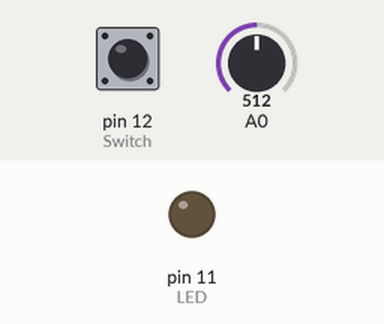
Bench run of a sketch on a simulated Arduino Uno, built with avr-gcc and run on an emulated ATmega328P. On the bench: output pins drawn as LEDs (lit = HIGH). Dashed ring = blinking. Inputs (shaded band) come from the test bench; at power-on: pin 12 (Switch) HIGH, A0 = 512.

Above: at 1.2 s.
1.3 s: pin 12 (Switch) pulled LOW for 0.15 s
At 1.6 s:
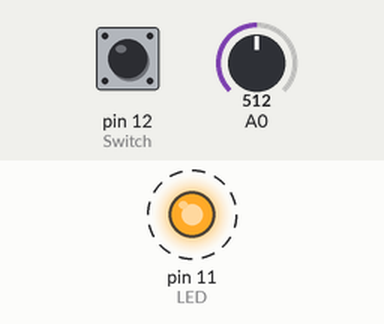
4.4 s: A0 set to 0
6.9 s: A0 set to 122
At 7.2 s:
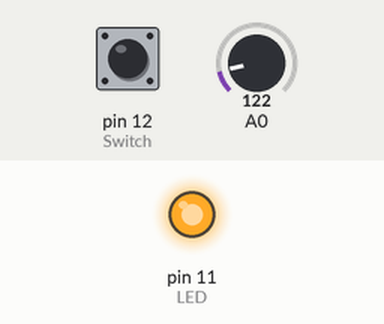
Timing chart, 0 to 15.9 s (numbered marks = the images above; inputs shaded):
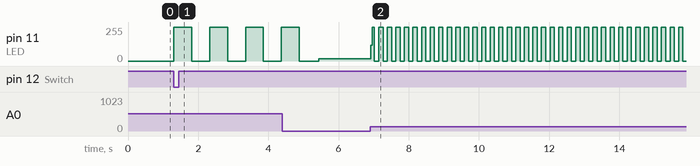

The sketch:

Potentiometer.ino
```cpp
int LED= 11;
int Switch = 12;
void setup() {
  // put your setup code here, to run once:
  pinMode(LED, OUTPUT);
  pinMode(Switch, INPUT);
}

void loop() {
  int button = digitalRead(Switch);// put your main code here, to run repeatedly:
  if(button == LOW)
  {
    int val = 1;
    while(val)
    {
    int val = analogRead(A0);
    digitalWrite(LED, HIGH);
    delay(val);
    digitalWrite(LED, LOW);
    delay(val);
    }
  }

}
```

Measured:
- after the input at 1.3 s, pin 11 (LED): alternates 255/255 for 0.51 s and 0/255 for 0.51 s, starting at once
- after the input at 6.9 s, pin 11 (LED): 18/255 → 118/255 at once, then moves between 0/255 and 255/255, repeating every 0.49 s
